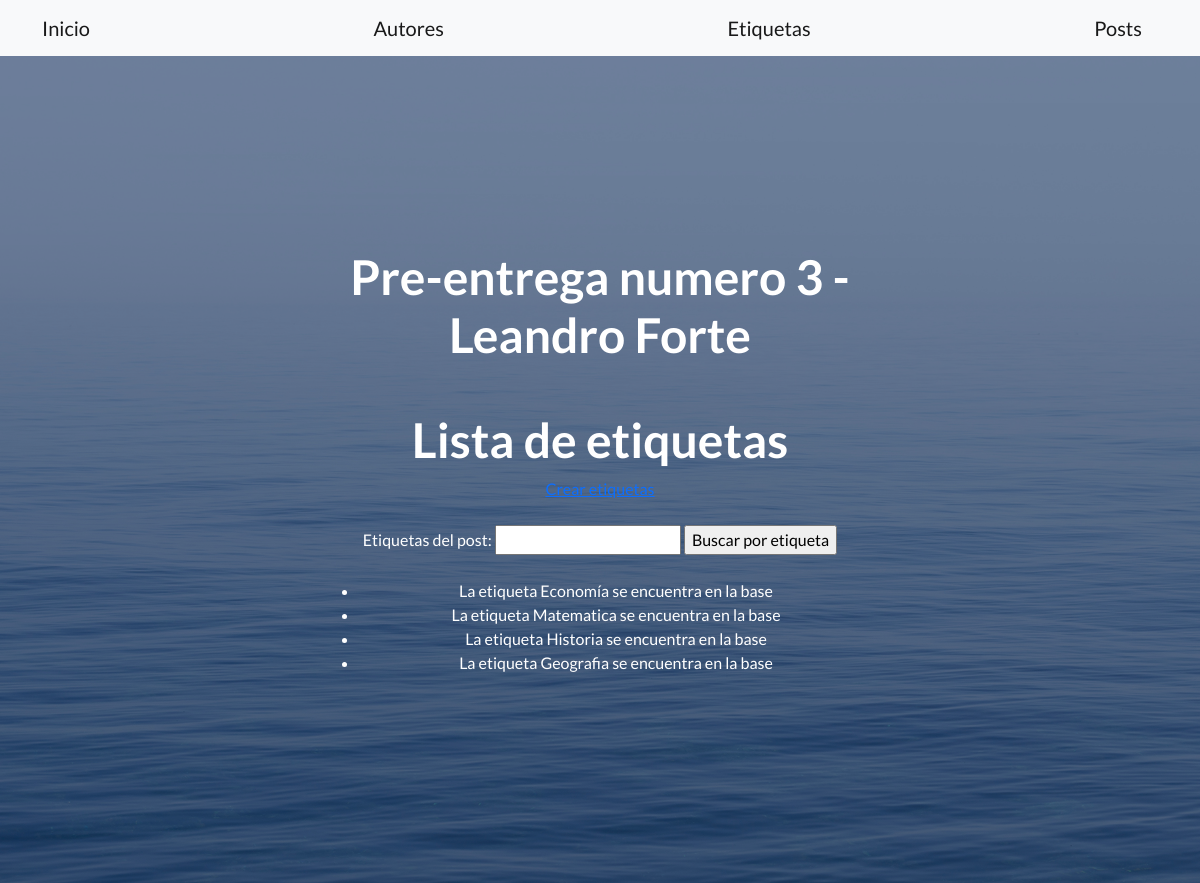
Screenshot of /AppBlog/buscar_etiquetas/ with the database file from the repository.
### AppBlog/models.py (models this page shows, shortened)
class Etiquetas(models.Model):
    etiquetas_del_post = models.CharField(max_length=255)

### AppBlog/views.py (the view)
# urls.py: path('buscar_etiquetas/',views.buscar_etiquetas, name='buscar_etiquetas'),
def buscar_etiquetas(request):
   nombre_de_busqueda= request.GET.get('etiquetas_del_post')
   print (nombre_de_busqueda)
   if nombre_de_busqueda:
       lista=Etiquetas.objects.filter(etiquetas_del_post__icontains=nombre_de_busqueda)
   else:
       lista=Etiquetas.objects.all()
   form = Formulario_Etiquetas()
   contexto={
       'etiquetas_del_post':lista,
       'form': form
   }
   http_response=render(
       request=request,
       template_name='AppBlog/buscar_etiquetas.html',
       context=contexto
   )
   return http_response

### AppBlog/forms.py (shortened to what this page needs)
class Formulario_Etiquetas(forms.Form):
    etiquetas_del_post = forms.CharField(required=True, max_length=255)

### AppBlog/templates/AppBlog/buscar_etiquetas.html (shortened to what this page needs)
{% extends 'AppBlog/base.html' %}
{% load static %}
{% block content %}
<section>
    <div>
      <h1>Lista de etiquetas </h1>
      <a href="{% url 'crear_etiquetas' %}">Crear etiquetas</a>
      <br><br>
      <form action="{% url 'buscar_etiquetas' %}" method="post">
        {{form}}
        <input type="submit" value="Buscar por etiqueta">
      </form>
      <br>
      {%  if etiquetas_del_post %}
      <ul>
      {% for etiqueta in etiquetas_del_post %}
      <li>La etiqueta {{ etiqueta.etiquetas_del_post }} se encuentra en la base </li>
      {% endfor %}
    </ul>
    {% else %}
        No se encontraron datos
      {% endif %}
    </div>
   </section>
{%  endblock %}

### rows the page displays
Etiquetas: etiquetas_del_post "Economía"
Etiquetas: etiquetas_del_post "Matematica"
Etiquetas: etiquetas_del_post "Historia"
Etiquetas: etiquetas_del_post "Geografia"
